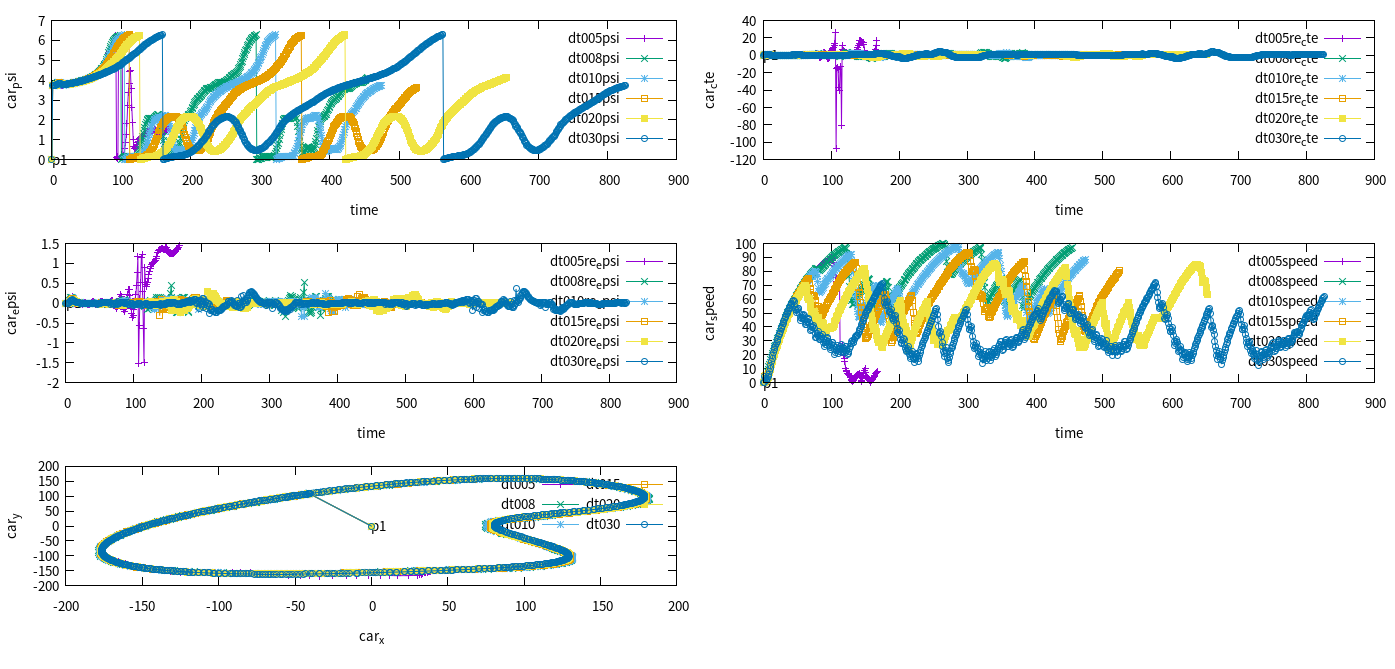

Source code (gnuplot):
reset
set multiplot layout 3,2
set xlabel "time"
set label "p1"
set ylabel "car_psi"
plot "dt005psiout.txt" w lp title"dt005psi","dt008psiout.txt" w lp title"dt008psi",\
"dt010psiout.txt" w lp title"dt010psi","dt015psiout.txt" w lp title"dt015psi","dt020psiout.txt" w lp title"dt020psi",\
"dt030psiout.txt" w lp title"dt030psi"

set xlabel "time"
set ylabel "car_cte"
plot "dt005re_cte.txt" w lp title"dt005re_cte","dt008re_cte.txt" w lp title"dt008re_cte",\
"dt010re_cte.txt" w lp title"dt010re_cte","dt015re_cte.txt" w lp title"dt015re_cte","dt020re_cte.txt" w lp title"dt020re_cte",\
"dt030re_cte.txt" w lp title"dt030re_cte"

set xlabel "time"
set ylabel "car_epsi"
plot "dt005re_epsi.txt" w lp title"dt005re_epsi","dt008re_epsi.txt" w lp title"dt008re_epsi",\
"dt010re_epsi.txt" w lp title"dt010re_epsi","dt015re_epsi.txt" w lp title"dt015re_epsi","dt020re_epsi.txt" w lp title"dt020re_epsi",\
"dt030re_epsi.txt" w lp title"dt030re_epsi"

set xlabel "time"
set ylabel "car_speed"
plot "dt005speedout.txt" w lp title"dt005speed","dt008speedout.txt" w lp title"dt008speed",\
"dt010speedout.txt" w lp title"dt010speed","dt015speedout.txt" w lp title"dt015speed","dt020speedout.txt" w lp title"dt020speed",\
"dt030speedout.txt" w lp title"dt030speed"

set xlabel "car_x"
set ylabel "car_y"
plot "dt005xyout.txt" w lp title"dt005","dt008xyout.txt" w lp title"dt008",\
"dt010xyout.txt" w lp title"dt010","dt015xyout.txt" w lp title"dt015","dt020xyout.txt" w lp title"dt020",\
"dt030xyout.txt" w lp title"dt030"

unset multiplot
